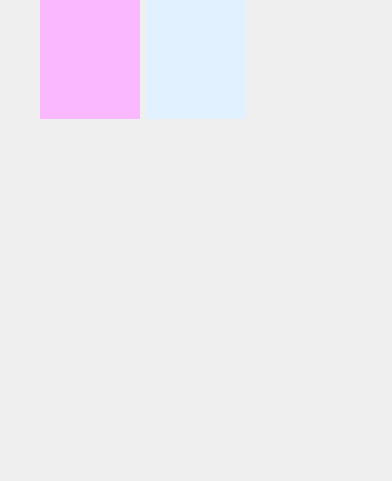
<?xml version="1.0" encoding="UTF-8"?>
<ui version="4.0">
 <class>ItemGuide</class>
 <widget class="QWidget" name="ItemGuide">
  <property name="geometry">
   <rect>
    <x>0</x>
    <y>0</y>
    <width>347</width>
    <height>481</height>
   </rect>
  </property>
  <property name="windowTitle">
   <string>Form</string>
  </property>
  <layout class="QGridLayout" name="gridLayout">
   <property name="leftMargin">
    <number>0</number>
   </property>
   <property name="topMargin">
    <number>0</number>
   </property>
   <property name="rightMargin">
    <number>0</number>
   </property>
   <property name="bottomMargin">
    <number>0</number>
   </property>
   <property name="spacing">
    <number>0</number>
   </property>
   <item row="0" column="0">
    <widget class="QWidget" name="wBg" native="true">
     <property name="styleSheet">
      <string notr="true">background-color: rgb(242, 255, 252,0);</string>
     </property>
     <layout class="QGridLayout" name="gridLayout_2" rowstretch="1,3" rowminimumheight="1,3">
      <property name="leftMargin">
       <number>40</number>
      </property>
      <property name="topMargin">
       <number>0</number>
      </property>
      <property name="rightMargin">
       <number>40</number>
      </property>
      <property name="bottomMargin">
       <number>0</number>
      </property>
      <item row="0" column="1">
       <widget class="QWidget" name="w1_0" native="true">
        <property name="styleSheet">
         <string notr="true">background-color: rgb(226, 241, 255);</string>
        </property>
       </widget>
      </item>
      <item row="1" column="0">
       <widget class="QWidget" name="ww0_1" native="true">
        <layout class="QGridLayout" name="gridLayout_3">
         <property name="leftMargin">
          <number>50</number>
         </property>
         <property name="rightMargin">
          <number>50</number>
         </property>
         <item row="0" column="0">
          <widget class="QWidget" name="w0_1" native="true"/>
         </item>
        </layout>
       </widget>
      </item>
      <item row="1" column="2">
       <widget class="QWidget" name="ww2_1" native="true">
        <layout class="QGridLayout" name="gridLayout_5">
         <property name="leftMargin">
          <number>50</number>
         </property>
         <property name="rightMargin">
          <number>50</number>
         </property>
         <item row="0" column="0">
          <widget class="QWidget" name="w2_1" native="true"/>
         </item>
        </layout>
       </widget>
      </item>
      <item row="0" column="0">
       <widget class="QWidget" name="w0_0" native="true">
        <property name="styleSheet">
         <string notr="true">background-color: rgb(250, 184, 255);</string>
        </property>
       </widget>
      </item>
      <item row="0" column="2">
       <widget class="QWidget" name="w2_0" native="true"/>
      </item>
      <item row="1" column="1">
       <widget class="QWidget" name="ww11" native="true">
        <layout class="QGridLayout" name="gridLayout_4">
         <property name="leftMargin">
          <number>50</number>
         </property>
         <property name="rightMargin">
          <number>50</number>
         </property>
         <item row="0" column="0">
          <widget class="QWidget" name="w1_1" native="true"/>
         </item>
        </layout>
       </widget>
      </item>
     </layout>
    </widget>
   </item>
  </layout>
 </widget>
 <resources/>
 <connections/>
</ui>
